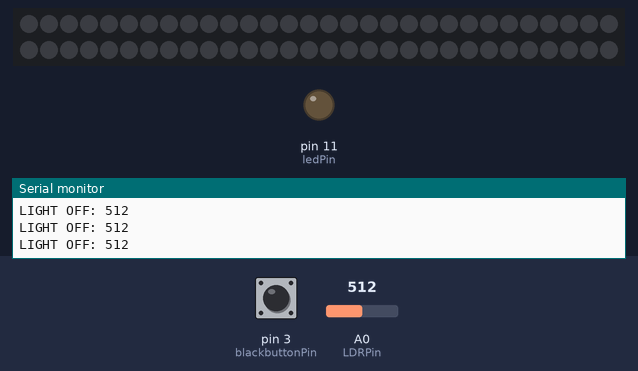
Simulated run of this sketch. Board: Arduino Uno, built with avr-gcc and run on an emulated ATmega328P. Shown: 60 RGB LEDs in strip order, left to right, continuing on the next row, output pins drawn as LEDs (lit = HIGH), the last lines printed to the serial monitor. The test bench sets the inputs (shaded band); at power-on: pin 3 (blackbuttonPin) HIGH, A0 (LDRPin) = 512. Dim RGB values are drawn brighter than linear.

Above: at 1.2 s.
1.3 s: pin 3 (blackbuttonPin) pulled LOW for 0.15 s
2.0 s: A0 (LDRPin) set to 891
5.0 s: A0 (LDRPin) set to 917
At 5.27 s:
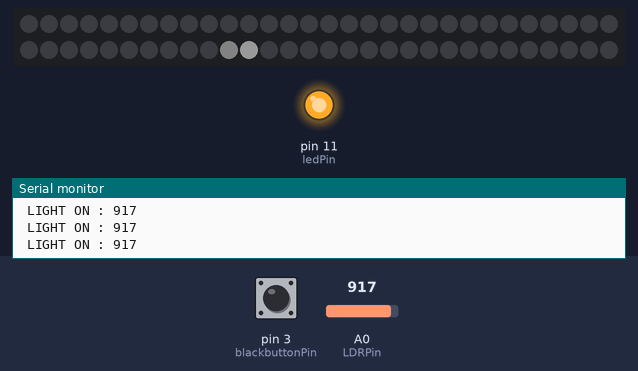
7.5 s: pin 3 (blackbuttonPin) pulled LOW for 1 s
Timing chart, 0 to 10.5 s (numbered marks = the images above; inputs shaded):
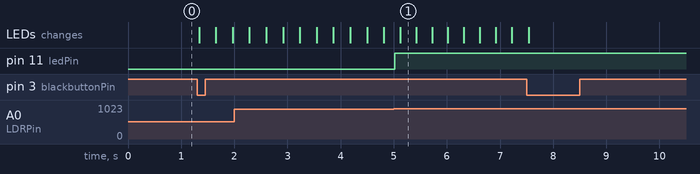

The sketch:

sketch_jul14a.ino
```cpp
#include <FastLED.h>

#define LED_PIN     7
#define NUM_LEDS    60
#define LED_TYPE    WS2812
#define COLOR_ORDER GRB
#define OVERALL_BRIGHTNESS 50
const int ledPin = 11;// Intialize Pin11 for connecting LED
const int LDRPin = A0;// Initialize PIN A0 LDR PIN
CRGB leds[NUM_LEDS];

//this is the port where the button is connected
#define blackbuttonPin 3

bool button_switch = false;
unsigned long lastButtonPress;
uint8_t hue = 0;

void setup() {
  Serial.begin(9600);
  pinMode(blackbuttonPin, INPUT_PULLUP);
  FastLED.addLeds<LED_TYPE, LED_PIN, COLOR_ORDER>(leds, NUM_LEDS);
  FastLED.setBrightness (OVERALL_BRIGHTNESS);
  pinMode(ledPin, OUTPUT);// Define LED pin as output
  pinMode(LDRPin, INPUT);
}


void loop() {

  int btnState = digitalRead(blackbuttonPin);
  int ldrStatus = analogRead(LDRPin);

  if (btnState == LOW) {
    if (millis() - lastButtonPress > 50) {

      //This toggles the state of "button_switch" from
      //either "true" to "false" or vice versa
      button_switch = !button_switch;
      Serial.println("BUTTON PRESSED ");
    }
    lastButtonPress = millis();
  }


  if (button_switch == true) {

     uint8_t pos = map(beat8(20, 0), 0, 255, 0, NUM_LEDS -1);
    leds[pos] = CRGB::White;

    fadeToBlackBy(leds, NUM_LEDS, 128);

    EVERY_N_MILLISECONDS(10) {
      //Serial.println(pos);
    }

    FastLED.show();

  }

  else if (button_switch == false) {
    fill_solid(leds, NUM_LEDS, CRGB::Black);
  }

  FastLED.show();
    // read LDR lignt intensity as analog value
// Control LED based on LDR light intensity
  if (ldrStatus >= 900) {

    digitalWrite(ledPin, HIGH);
    Serial.print(" LIGHT ON : ");
    Serial.println(ldrStatus);

  } else {

    digitalWrite(ledPin, LOW);
    Serial.print("LIGHT OFF: ");
    Serial.println(ldrStatus);// Print LDR analog value on serial port
  }
}
```

Measured:
- the behaviour switches between 899 and 900 on A0 (LDRPin) (found by bisection; images 0 and 1)
- after the input at 5.0 s, pin 11 (ledPin): LOW → HIGH at once
